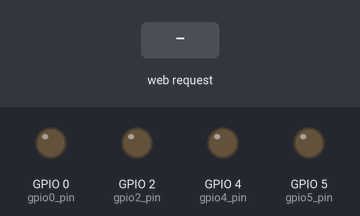
Simulated run of this sketch. Board: ESP8266 (NodeMCU). Shown: output pins drawn as LEDs (lit = HIGH). The inputs (shaded band) are chosen by the test bench. What the sketch prints to the serial monitor is not drawn.

Above: at 2.2 s.
2.3 s: HTTP request GET /FW received
At 2.7 s:
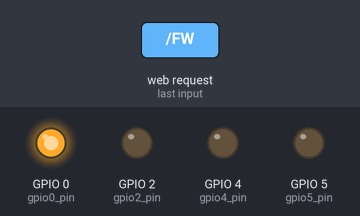
3.8 s: HTTP request GET /BW received
At 5.0 s:
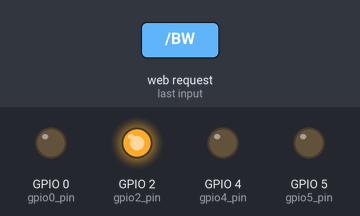
5.3 s: HTTP request GET /LT received
At 6.1 s:
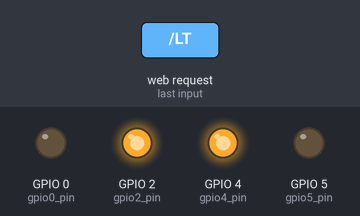
6.8 s: HTTP request GET /RT received
At 7.3 s:
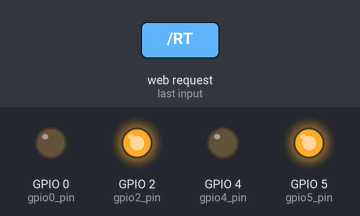
8.3 s: HTTP request GET /FW received
At 9.5 s:
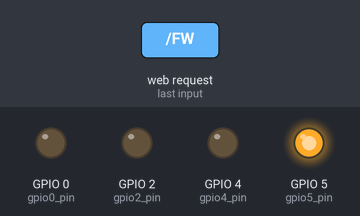
9.8 s: HTTP request GET /STOP received
At 10.8 s:
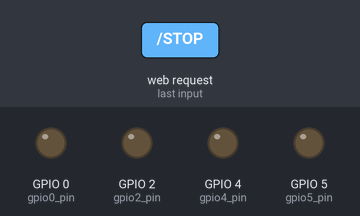
Timing chart, 0 to 12.3 s (numbered marks = the images above; inputs shaded):
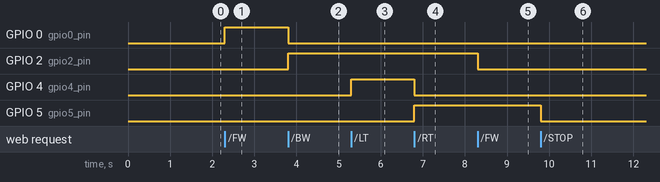

Measured:
- after the input at 2.3 s, GPIO 0 (gpio0_pin): LOW → HIGH at once
- after the input at 3.8 s, GPIO 0 (gpio0_pin): HIGH → LOW at once; GPIO 2 (gpio2_pin): LOW → HIGH at once
- after the input at 5.3 s, GPIO 4 (gpio4_pin): LOW → HIGH at once
- after the input at 6.8 s, GPIO 4 (gpio4_pin): HIGH → LOW at once; GPIO 5 (gpio5_pin): LOW → HIGH at once
- after the input at 8.3 s, GPIO 2 (gpio2_pin): HIGH → LOW at once
- after the input at 9.8 s, GPIO 5 (gpio5_pin): HIGH → LOW at once

The sketch:

wificar.ino
```cpp
#include <ESP8266WiFi.h>
#include <WiFiClient.h>
#include <ESP8266WebServer.h>

/* Set these to your desired credentials. */
const char *ssid = "ESP-RC-CAR";
const char *password = "thereisnospoon";

ESP8266WebServer server(80);
String webPage = "";

int gpio5_pin = 5; //a1 motorcontroller
int gpio4_pin = 4; //a2
int gpio0_pin = 0; //b1
int gpio2_pin = 2; //b2
int flagf=0,flagb=0,flagr=0,flagl=0;
/* Just a little test message.  Go to http://192.168.4.1 in a web browser
 * connected to this access point to see it.
 */
void handleRoot() {
	server.send(200, "text/html", "<h1>You are connected</h1>");
}

void setup() {
  webPage += "<div align=\"center\"><h1>ESP8266 R/C CAR</h1>";
  webPage += "<a href=\"FW\"><button style=\"height:200px;width:200px\">FW</button></a><br>";
  webPage += "<a href=\"LT\"><button style=\"height:200px;width:200px\">LT</button></a>";
  webPage += "<a href=\"STOP\"><button style=\"height:200px;width:200px\">STOP</button></a>";
  webPage += "<a href=\"RT\"><button style=\"height:200px;width:200px\">RT</button></a><br>";
  webPage += "<a href=\"BW\"><button style=\"height:200px;width:200px\">BW</button></a></div>";
	// preparing GPIOs
  pinMode(gpio5_pin, OUTPUT);
  digitalWrite(gpio5_pin, LOW);
  pinMode(gpio4_pin, OUTPUT);
  digitalWrite(gpio4_pin, LOW);
  pinMode(gpio0_pin, OUTPUT);
  digitalWrite(gpio0_pin, LOW);
  pinMode(gpio2_pin, OUTPUT);
  digitalWrite(gpio2_pin, LOW);
	delay(1000);
	Serial.begin(115200);
	Serial.println();
	Serial.print("Configuring access point...");
	/* You can remove the password parameter if you want the AP to be open. */
	WiFi.softAP(ssid, password);

	IPAddress myIP = WiFi.softAPIP();
	Serial.print("AP IP address: ");
	Serial.println(myIP);
	 server.on("/", [](){
    server.send(200, "text/html", webPage);
  });
  server.on("/FW", [](){
    server.send(200, "text/html", webPage);
    if(flagf==0)
    {
      digitalWrite(gpio2_pin, LOW);
      digitalWrite(gpio0_pin, HIGH);
      flagf=1;
    }
    else
    {
      digitalWrite(gpio2_pin, LOW);
      digitalWrite(gpio0_pin, LOW);
      flagf=0;
    }
    //delay(1000);
  });
  server.on("/BW", [](){
    server.send(200, "text/html", webPage);
    if(flagb==0)
    {
      digitalWrite(gpio2_pin, HIGH);
      digitalWrite(gpio0_pin, LOW);
      flagb=1;
    }
    else
    {
      digitalWrite(gpio2_pin, LOW);
      digitalWrite(gpio0_pin, LOW);
      flagb=0;
    }
    //delay(1000);
  });
  server.on("/STOP", [](){
    server.send(200, "text/html", webPage);
    digitalWrite(gpio2_pin, LOW);
    digitalWrite(gpio0_pin, LOW);
    digitalWrite(gpio4_pin, LOW);
    digitalWrite(gpio5_pin, LOW);
    flagf=flagb=flagr=flagl=0;
    //delay(1000);
  });
  server.on("/LT", [](){
    server.send(200, "text/html", webPage);
    if(flagl==0)
    {
      digitalWrite(gpio4_pin, HIGH);
      digitalWrite(gpio5_pin, LOW);
      flagl=1;
    }
    else
    {
      digitalWrite(gpio4_pin, LOW);
      digitalWrite(gpio5_pin, LOW);
      flagl=0;
    }
    //delay(1000);
  });
  server.on("/RT", [](){
    server.send(200, "text/html", webPage);
    if(flagr==0)
    {
      digitalWrite(gpio4_pin, LOW);
      digitalWrite(gpio5_pin, HIGH);
      flagr=1;
    }
    else
    {
      digitalWrite(gpio4_pin, LOW);
      digitalWrite(gpio5_pin, LOW);
      flagr=0;
    }
    //delay(1000);
  });
  server.begin();
  Serial.println("HTTP server started");
}

void loop() {
	server.handleClient();
}
```
